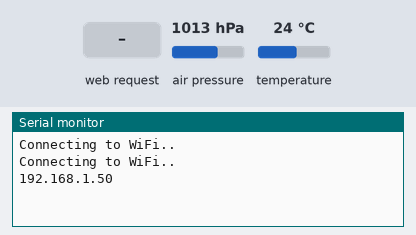
This sketch was run on a simulated ESP32. Parts: the last lines printed to the serial monitor. The inputs (shaded band) are chosen by the test bench; at power-on: air pressure 1013 hPa, temperature 24 °C. WiFi joins after 1.5 s; servers stay silent unless stated; storage starts empty.

Above: at 3.2 s.
3.3 s: HTTP request GET /temperature received
At 4.2 s:
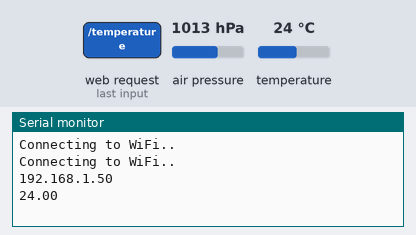
4.8 s: HTTP request GET /pressure received
At 5.3 s:
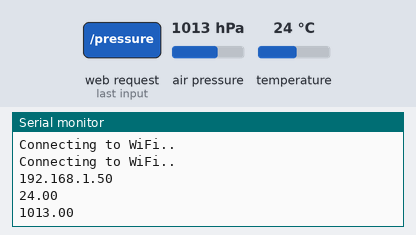

Measured:
- after the input at 3.3 s, the serial monitor: prints a new line at once (image 1)
- after the input at 4.8 s, the serial monitor: prints a new line at once (image 2)

The sketch:

ESP_Chart_Web_Server.ino
```cpp
/*
original coad source --- Rui Santos
Complete project details at https://RandomNerdTutorials.com
*/

/*This Code is being modified for BMP280 sensor.
                                     -- Amiya*/


#include <ESPAsyncWebSrv.h>
#include <WiFi.h>
#include <SPIFFS.h>
#include <Wire.h>
#include <Adafruit_Sensor.h>
#include <Adafruit_BMP280.h>
#include <SPI.h>
#define BMP_SCK  (13)
#define BMP_MISO (12)
#define BMP_MOSI (11)
#define BMP_CS   (10)

Adafruit_BMP280 bmp; // I2C
//Adafruit_BMP280 bmp(BMP_CS); // hardware SPI
//Adafruit_BMP280 bmp(BMP_CS, BMP_MOSI, BMP_MISO,  BMP_SCK);

// Replace with your network credentials
const char* ssid = "Pixel 5";
const char* password = "abcd1234";

// Create AsyncWebServer object on port 80
AsyncWebServer server(80);

String readBMP280Temperature() {
  // Read temperature as Celsius (the default)
  float t = bmp.readTemperature();
  // Convert temperature to Fahrenheit
  //t = 1.8 * t + 32;
  if (isnan(t)) {
    Serial.println("Failed to read from BMP280 sensor!");
    return "";
  }
  else {
    Serial.println(t);
    return String(t);
  }
}
String readBMP280Pressure() {
  float p = bmp.readPressure() / 100.0F;
  if (isnan(p)) {
    Serial.println("Failed to read from BMP280 sensor!");
    return "";
  }
  else {
    Serial.println(p);
    return String(p);
  }
}

void setup(){
  // Serial port for debugging purposes
  Serial.begin(115200);

  bool status;
  // default settings
  // (you can also pass in a Wire library object like &Wire2)
  status = bmp.begin(0x76);
  if (!status) {
    Serial.println("Could not find a valid BMP280 sensor, check wiring!");
    while (1);
  }

  // Initialize SPIFFS
  if(!SPIFFS.begin()){
    Serial.println("An Error has occurred while mounting SPIFFS");
    return;
  }

  // Connect to Wi-Fi
  WiFi.begin(ssid, password);
  while (WiFi.status() != WL_CONNECTED) {
    delay(1000);
    Serial.println("Connecting to WiFi..");
  }

  // Print ESP32 Local IP Address
  Serial.println(WiFi.localIP());

  // Route for root / web page
  server.on("/", HTTP_GET, [](AsyncWebServerRequest *request){
    request->send(SPIFFS, "/index.html");
  });
  server.on("/temperature", HTTP_GET, [](AsyncWebServerRequest *request){
    request->send_P(200, "text/plain", readBMP280Temperature().c_str());
  });
  server.on("/pressure", HTTP_GET, [](AsyncWebServerRequest *request){
    request->send_P(200, "text/plain", readBMP280Pressure().c_str());
  });

  // Start server
  server.begin();
}

void loop(){

}
```
